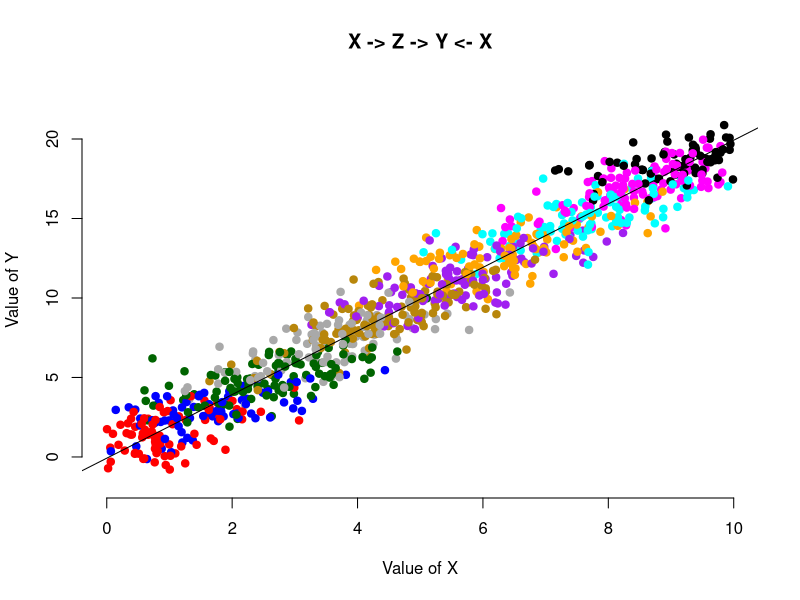
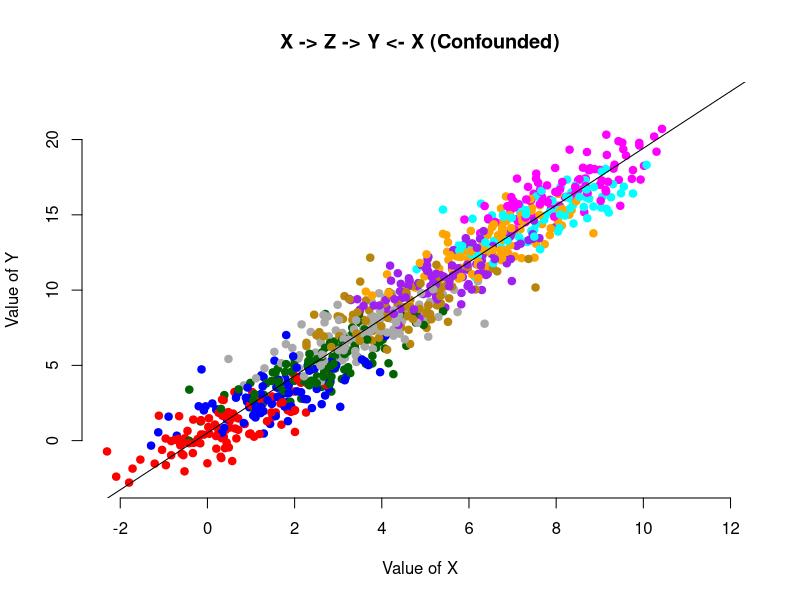
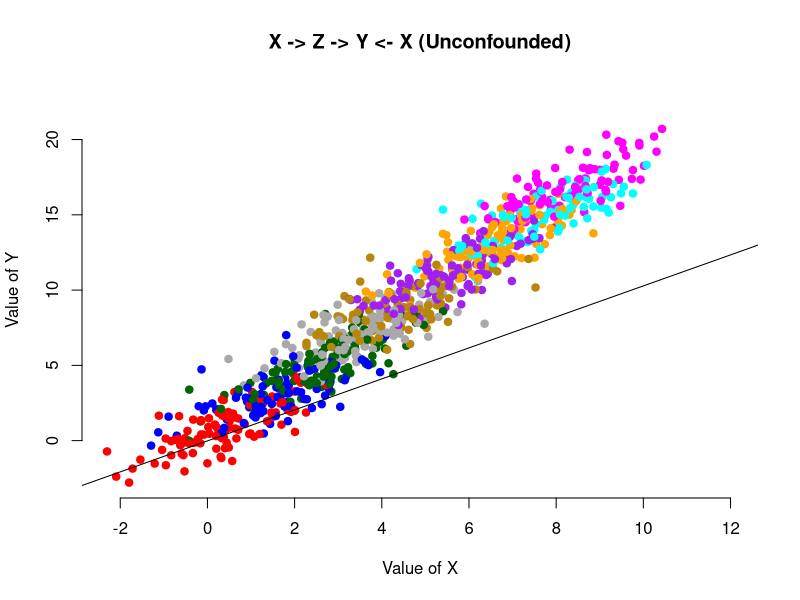
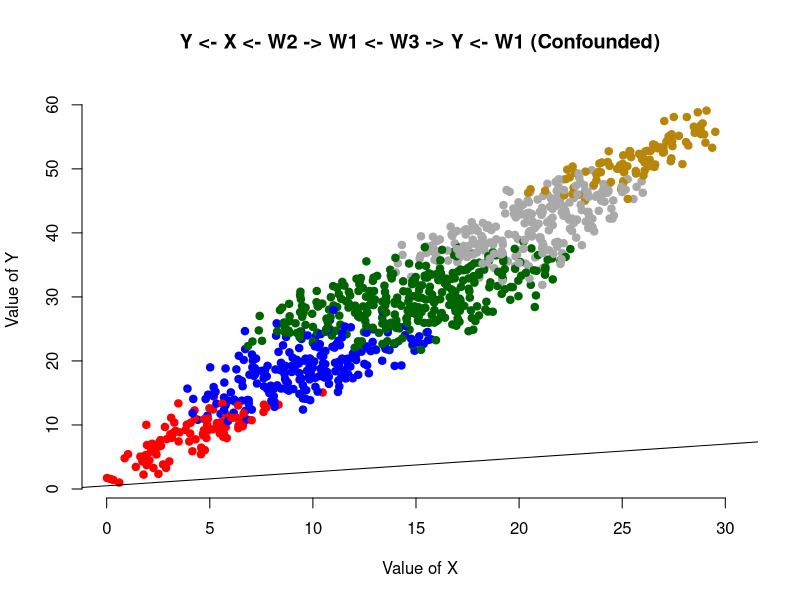
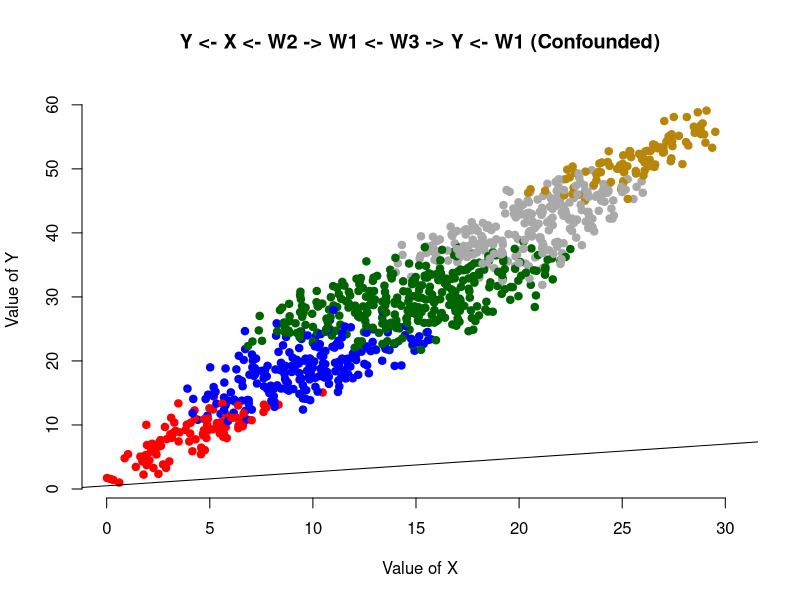
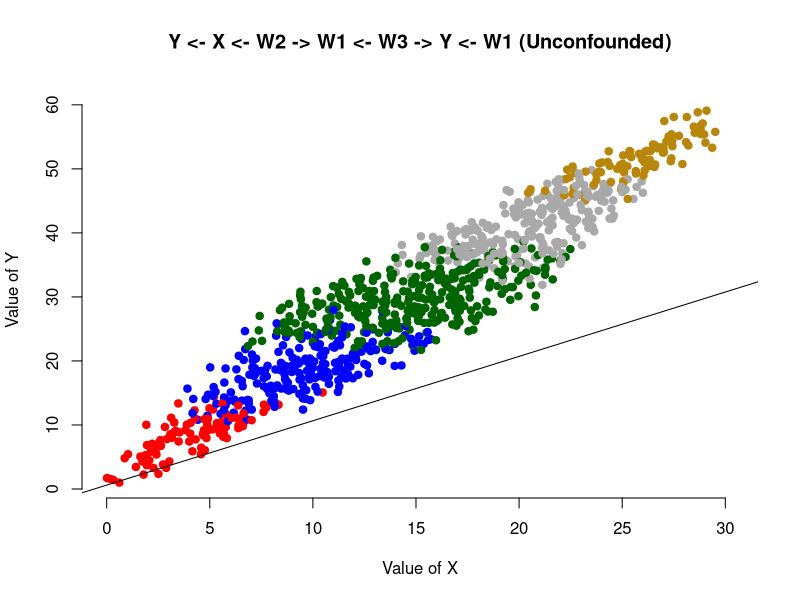
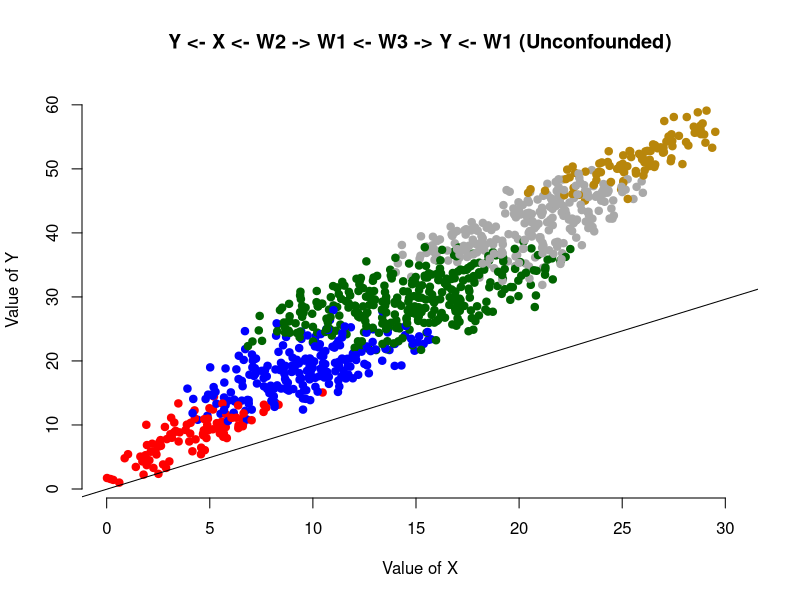
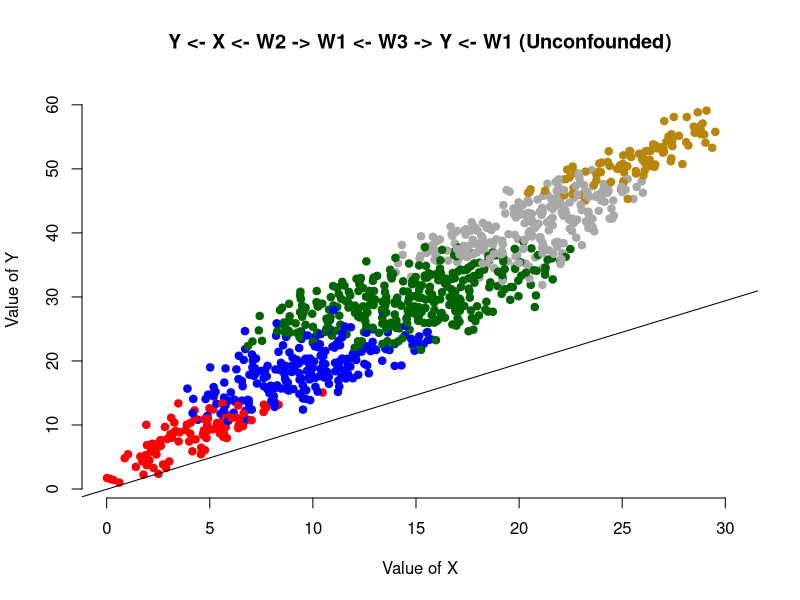

The R source for these figures, in order:
###############################################################################
#       Simulating the effects of conditioning on different SEMs
###############################################################################


# The next code is a subroutine that performs a linear regression test
# with the given structural equation model, and then plots it.

plot_model <- function(file_plot, causal_graph, x, y, interest, model, step = 1) {
    # Prepare color scheme
    colors <- c(
        "red", "blue", "dark green", "dark gray", "darkgoldenrod",
        "purple", "orange", "cyan", "magenta", "black"
    )
    breaks <- seq(0, max(interest), by = step)
    color_mapping <- colors[as.numeric(
        cut(interest, breaks = breaks, label = FALSE)
    )]

    # Review model
    linear_model <- lm(model)
    print(summary(linear_model))

    # Plot and store
    png(
        paste0("./visuals/", file_plot),
        width = 1440, height = 1080,
    )
    plot(
        x, y,
        col = color_mapping,
        pch = 19,
        main = causal_graph,
        xlab = "Value of X",
        ylab = "Value of Y",
        axes = FALSE
    )
    axis(1)
    axis(2)
    abline(linear_model)
    dev.off()
}

sample_size <- 1000 # Num

#####################################
#  1. Model with mediator
#####################################

# This model is X -> Z -> Y <- X. The effect of X on Y should be 2
x <- runif(sample_size, 0, 10)
z <- x + rnorm(sample_size, 0, 1)
y <- x + rnorm(sample_size, 0, 1) + z

plot_model(paste0("model_1.png"), "X -> Z -> Y <- X", x, y, z, y ~ x)

#####################################
#  2. Model with confounder
#####################################

# This model is X <- Z -> Y <- X. Z is a confounder, and the effect of X on Y
# is 1. The minimal set for d-separation is {Z}.

z <- runif(sample_size, 0, 10)
x <- z + rnorm(sample_size, 0, 1)
y <- x + z + rnorm(sample_size, 0, 1)

plot_model(
    "model_2_incorrect.png", "X -> Z -> Y <- X (Confounded)",
    x, y, z, y ~ x
)

plot_model(
    "model_2.png", "X -> Z -> Y <- X (Unconfounded)",
    x, y, z, y ~ x + z
)

# The second model should show a more even slope compared to the first one.
# This more even slope is directly proportional with the effect of X over Y.

#####################################
#  3. Butterfly Model
#####################################

# This third model corresponds to Y <- X <- W2 -> W1 <- W3 -> Y <- W1.
# W1, W2 and W3 are confounders. Minimal sets for d-separation are
# {W1, W2} and {W1,W3}.

w2 <- runif(sample_size, 0, 10)
w3 <- runif(sample_size, 0, 10)
w1 <- w2 + w3 + rnorm(sample_size, 0, 1)
x <- w1 + w2 + rnorm(sample_size, 0, 1)
y <- x + w1 + w3 + rnorm(sample_size, 0, 1)

# Note how this model overestimates the effect of X over Y
plot_model(
    "model_3_b_bad.png",
    "Y <- X <- W2 -> W1 <- W3 -> Y <- W1 (Confounded)",
    x, y, w1, y ~ x + w1, 4
)

# Note how in this model always underestimates the effect of X. The confounder
# W1 is attributed to most of the effect.
plot_model(
    "model_3_b_bad.png",
    "Y <- X <- W2 -> W1 <- W3 -> Y <- W1 (Confounded)",
    x, y, w1, y ~ x + w1, 4
)

plot_model(
    "model_3_c_good.png",
    "Y <- X <- W2 -> W1 <- W3 -> Y <- W1 (Unconfounded)",
    x, y, w1, y ~ x + w1 + w2, 4
)

plot_model(
    "model_3_d_good.png",
    "Y <- X <- W2 -> W1 <- W3 -> Y <- W1 (Unconfounded)",
    x, y, w1, y ~ x + w1 + w3, 4
)

# Note how in the next model we still get right result, even when we over
# conditioned.
plot_model(
    "model_3_e_fine.png",
    "Y <- X <- W2 -> W1 <- W3 -> Y <- W1 (Unconfounded)",
    x, y, w1, y ~ x + w1 + w2 + w3, 4
)
